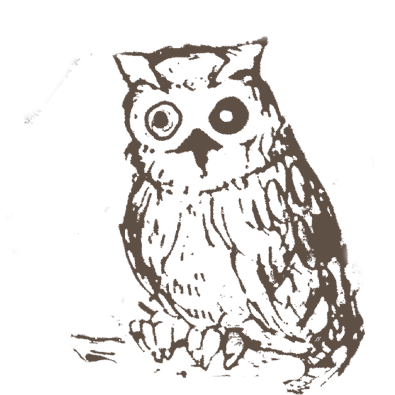
#> input picture ressources/owlraw.png, 395 x 395 px
$ python exlibris.py
#> lines starting #> are read from the running program, lines starting #| are printed output that depends on the picture
#!/usr/bin/env python

from PIL import Image, ImageDraw
import subprocess
import os
import sys


class Exlibris:
    def __init__(self, image_path, message, arcwidth):
#> called with image_path = 'ressources/owlraw.png', message = 'FREEDOM', arcwidth = 6
        self.message = message
        self.arcwidth = arcwidth

        self.savefile = f"results/{self.message}.png"

        # encode message
        self.morse()

        self.image_path = image_path
        self.image = Image.open(self.image_path)
#> self.image is the input picture: PIL image 395x395 RGBA; mean R, G, B, A 20.1, 16.7, 14.4, 38.9
        self.output = ImageDraw.Draw(self.image)

    def save(self):
        """Save image to file."""
        if not os.path.exists("results"):
            os.path.mkdir("results")
        self.image.save(self.savefile)

    def show(self):
        """Display image file."""
        if not os.path.exists(self.savefile):
            print(f"error {self.savefile} not found.")
            sys.exit()

        subprocess.run(["feh", self.savefile])

    def draw(self):
        def set_ratio():
            """Calulate messagemorse length and set ratio 360/longueur."""
            longueur = 0
            for x in self.messagemorse:
                if x == "0":
                    longueur += self.short + self.halfspace
                elif x == "1":
                    longueur += self.long + self.halfspace
                elif x in [" ", "_"]:
                    longueur += 2 * self.halfspace
            self.ratio = 360 / longueur

        def drawarc(arclength, color):
            # draw arc and update cursor
            self.output.arc(
                (0, 0, self.width, self.height),
                start=self.cursor,
                end=self.cursor + arclength,
                fill=color,
                width=self.arcwidth,
            )
            self.cursor = self.cursor + arclength

        def get_image_info():
            """Get r,g,b, width, height from image object."""
            self.width, self.height = self.image.size
#> self.width = 395; self.height = 395

            # find 2 main colors
            quantized = self.image.quantize(colors=2, kmeans=3)
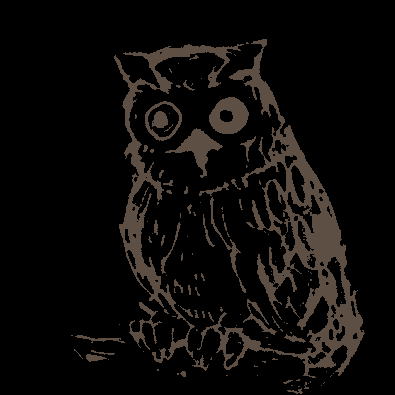
#> quantized: PIL image 395x395 P; mean R, G, B 12.6, 10.6, 9.3
            convert_rgb = quantized.convert("RGB")
            colors = convert_rgb.getcolors(self.width * self.height)
#> colors = [(20935, (94, 79, 69)), (135090, (0, 0, 0))]
            self.r, self.g, self.b = colors[0][1]
#> self.r = 94; self.g = 79; self.b = 69
            self.ink = (self.r, self.g, self.b, 255)
#> self.ink = (94, 79, 69, 255)
            self.paper = (self.r, self.g, self.b, 80)
#> self.paper = (94, 79, 69, 80)

        self.cursor = -180

        self.long = 1
        self.short = 0.2
        self.halfspace = 0.08

        set_ratio()
        get_image_info()

        # draw clear cirle.
        drawarc(360, self.paper)

        # loop draw ink arcs.
        for x in self.messagemorse:
            if x == "0":
                drawarc(self.ratio * self.short, self.ink)
            elif x == "1":
                drawarc(self.ratio * self.long, self.ink)
            elif x in [" ", "_"]:
                self.cursor += self.ratio * self.halfspace

            self.cursor += self.ratio * self.halfspace
#> after the loop, self.cursor = 540

    def morse(self):
        # define messagemorse
        morsedict = {
            "A": "01",
            "B": "1000",
            "C": "1010",
            "D": "100",
            "E": "0",
            "F": "0010",
            "G": "110",
            "H": "0000",
            "I": "00",
            "J": "0111",
            "K": "101",
            "L": "0100",
            "M": "11",
            "N": "10",
            "O": "111",
            "P": "0110",
            "Q": "1101",
            "R": "010",
            "S": "000",
            "T": "1",
            "U": "001",
            "V": "0001",
            "W": "011",
            "X": "1001",
            "Y": "1011",
            "Z": "1100",
            "1": "01111",
            "2": "00111",
            "3": "00011",
            "4": "00001",
            "5": "00000",
            "6": "10000",
            "7": "11000",
            "8": "11100",
            "9": "11110",
            "0": "11111",
            ",": "110011",
            ".": "010101",
            "?": "001100",
            "/": "10010",
            "-": "100001",
            "(": "10110",
            ")": "101101",
            " ": "_",
        }

        self.messagemorse = ""
        for c in self.message:
            self.messagemorse += morsedict[c] + " "


if __name__ == "__main__":
    if len(sys.argv) > 1:
        message = sys.argv[1]
    else:
        message = "FREEDOM"

    if len(sys.argv) > 2:
        arcwidth = int(sys.argv[2])
    else:
        arcwidth = 6

    image_path = "ressources/owlraw.png"

    exlibris = Exlibris(image_path, message, arcwidth)
    exlibris.draw()
#> (the run stopped early here; a loop or call above may not have finished)
